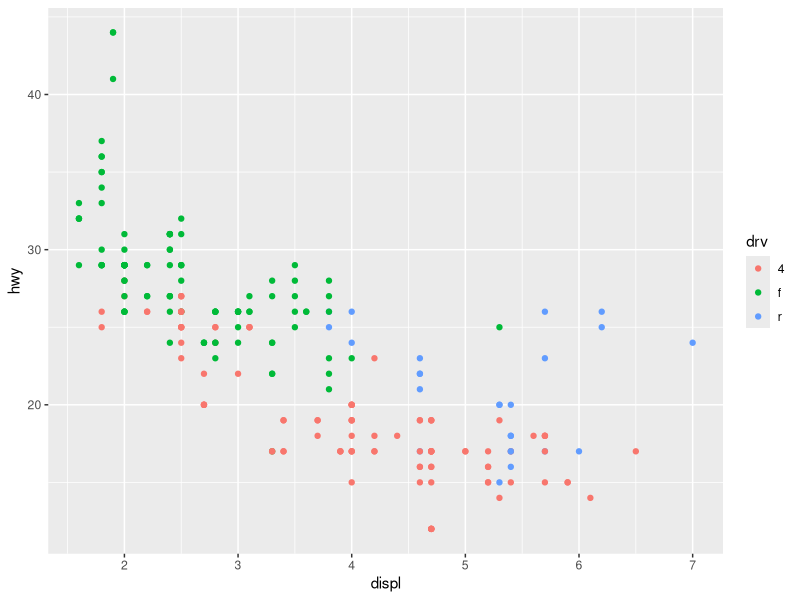
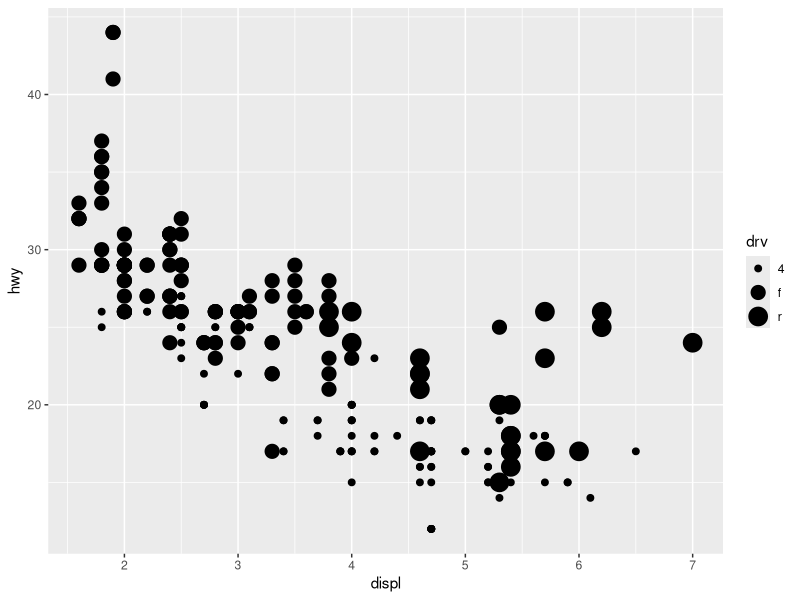
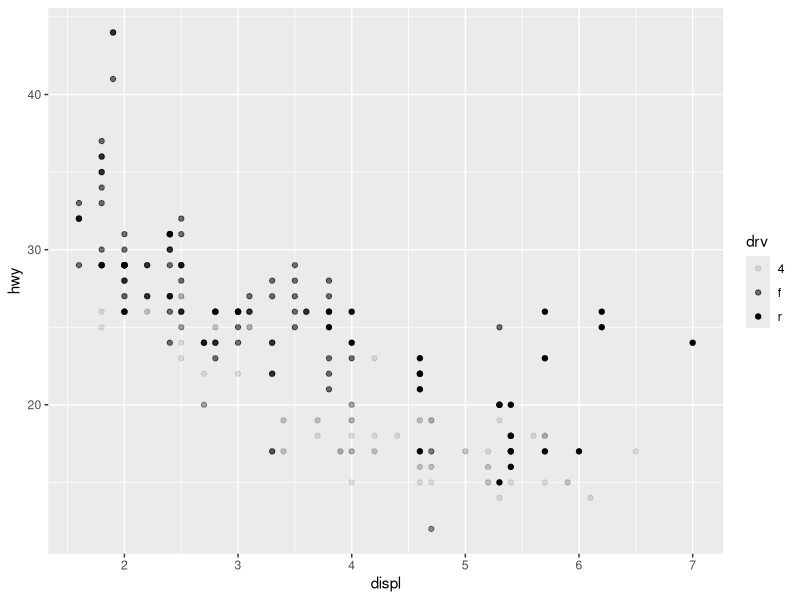
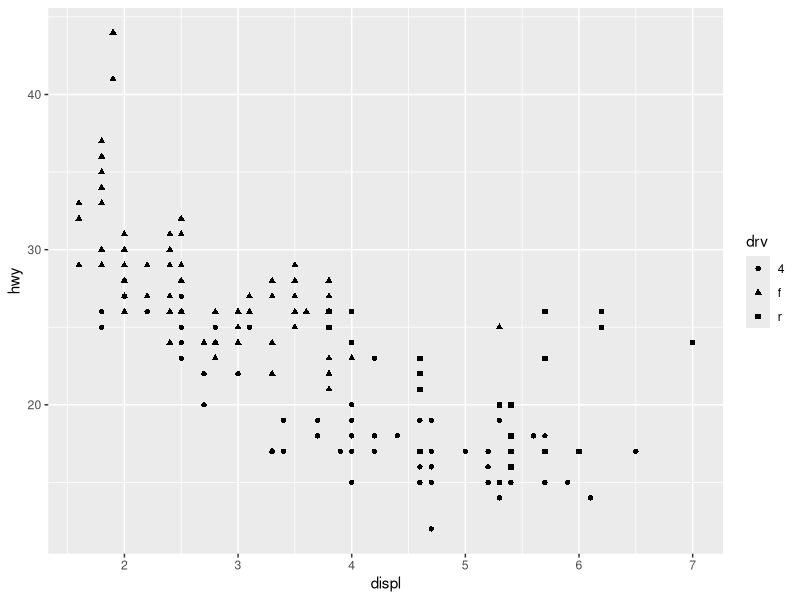
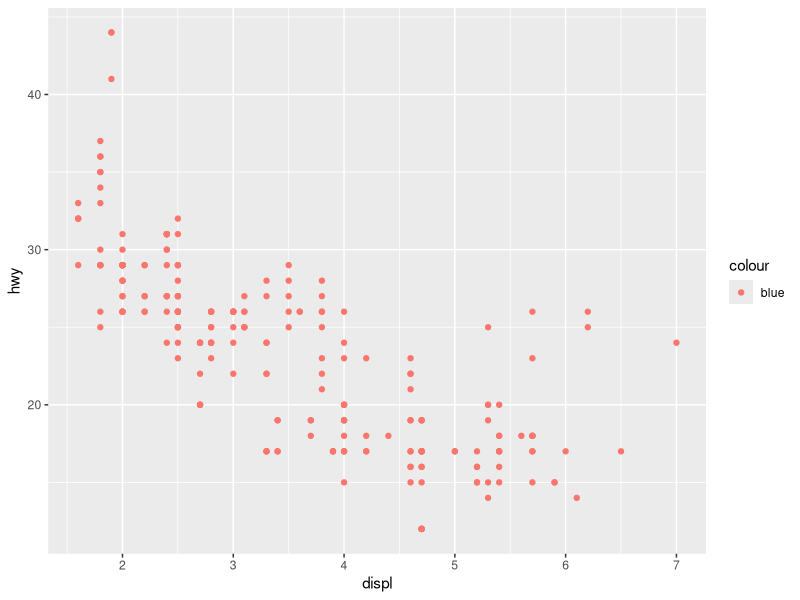
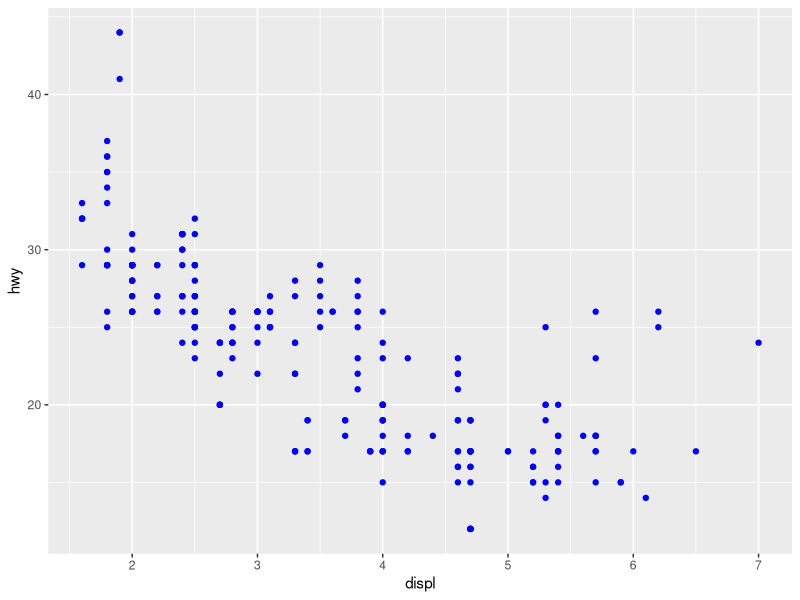
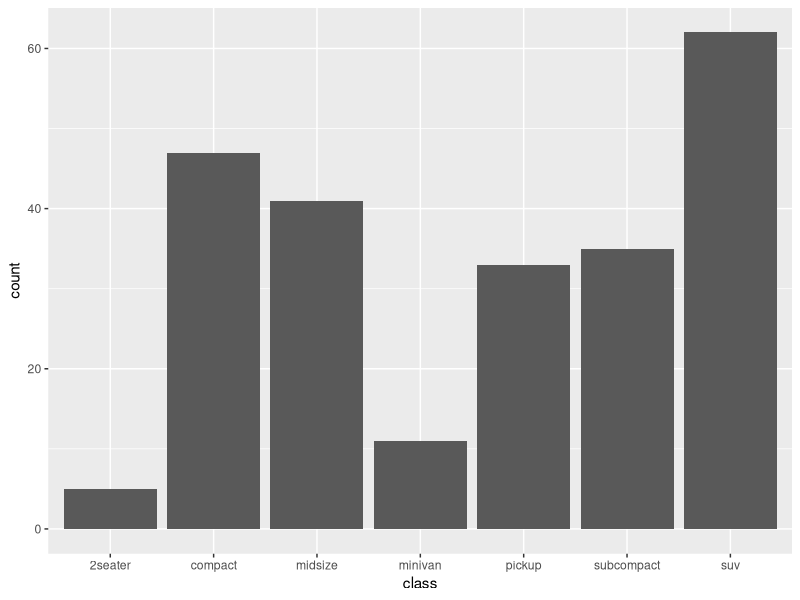
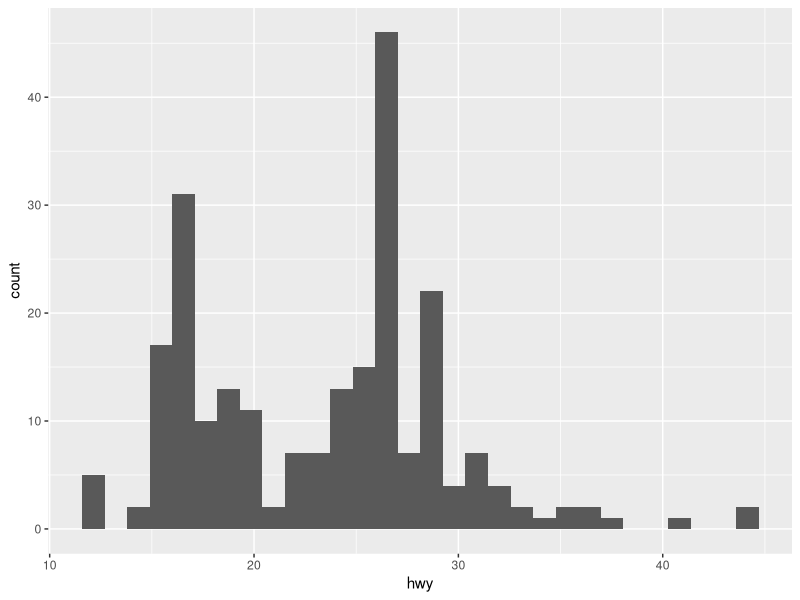

Reproduce these figures in R, in order.
## ---- chunk 1
knitr::opts_chunk$set(echo = TRUE)
## ---- chunk 2
library(tidyverse)

data(mpg)
head(mpg)
## ---- chunk 3
base = ggplot(data = mpg)
base + geom_point(aes(x = displ, y = hwy, color = drv))
base + geom_point(aes(x = displ, y = hwy, size  = drv))
base + geom_point(aes(x = displ, y = hwy, alpha = drv))
base + geom_point(aes(x = displ, y = hwy, shape = drv))
## ---- chunk 4
base + geom_point(aes(x = displ, y = hwy, color = "blue"))
base + geom_point(aes(x = displ, y = hwy),color = "blue")
## ---- chunk 5
base + geom_bar(aes(x = class))
## ---- chunk 6
base + geom_histogram(aes(x = hwy))
base + geom_histogram(aes(x = hwy), binwidth = 5)
## ---- chunk 7
base + geom_freqpoly(aes(x = hwy))
## ---- chunk 8
base + geom_density(aes(x = hwy))
## ---- chunk 9
base + geom_dotplot(aes(x = hwy))
## ---- chunk 10
base + geom_point(aes(x = displ, y =hwy))
## ---- chunk 11
base + 
  geom_point(aes(x = displ, y =hwy)) + 
  geom_smooth(aes(x = displ, y =hwy), method = "lm")

base + 
  geom_point(aes(x = displ, y =hwy)) + 
  geom_smooth(aes(x = displ, y =hwy), method = "loess")

base + 
  geom_point(aes(x = displ, y =hwy)) + 
  geom_smooth(aes(x = displ, y =hwy), method = "loess") +
  geom_rug(aes(x = displ, y =hwy))
## ---- chunk 12
base + 
  geom_bar(aes(x = drv, y =hwy), stat = "identity")
## ---- chunk 13
ggplot(mpg) +
  geom_boxplot(aes(x = drv, y = hwy)) 
## ---- chunk 14
ggplot(mpg) +
  geom_violin(aes(x = drv, y = hwy))
## ---- chunk 15
ggplot(mpg) +
  geom_point(aes(x = drv, y = hwy)) +
  geom_boxplot(aes(x = drv, y = hwy))

ggplot(mpg) +
  geom_point(aes(x = drv, y = hwy), position = "jitter") +
  geom_boxplot(aes(x = drv, y = hwy))
## ---- chunk 16
ggplot(mpg) +
  geom_hex(aes(x = displ, y = hwy)) 
## ---- chunk 17
y <- c(18, 11, 16)
df <- data.frame(x = 1:3, y = y, se = c(1.2, 0.5, 1.0))

base <- ggplot(df, aes(x, y, ymin = y - se, ymax = y + se))
base + geom_crossbar()
base + geom_pointrange()
## ---- chunk 18
ht_data  = expand.grid(X = 1:10, Y = 1:10)
ht_data$Value = runif(100, min = 1, max = 100)

ggplot(ht_data) + 
  geom_tile(aes(x = X, y = Y, fill = Value))
## ---- chunk 19
ggplot(mpg) +
  geom_point(aes(x = drv, y = hwy), position = "jitter") +
  geom_boxplot(aes(x = drv, y = hwy))
## ---- chunk 20
base = ggplot(data = mpg)
base + geom_point(aes(displ, hwy, colour = drv)) + facet_null()

base + geom_point(aes(displ, hwy, colour = drv)) + facet_wrap(~class)

base + geom_point(aes(displ, hwy, colour = drv)) + facet_wrap(~class, scales = "free_x")

base + geom_point(aes(displ, hwy, colour = drv)) + facet_grid(year~class, scales = "free")
## ---- chunk 21
df1 <- data.frame(x = 1:3, y = 1:3, gender = c("f", "f", "m"))
df2 <- data.frame(x = 2, y = 2)

ggplot(df1, aes(x, y)) + 
  geom_point(data = df2, colour = "red", size = 2) + 
  geom_point() + 
  facet_wrap(~gender)
## ---- chunk 22
base <- ggplot(mpg, aes(displ, hwy)) + 
  geom_point() + 
  geom_smooth()
## ---- chunk 23
base + scale_x_continuous(limits = c(4, 6))
## ---- chunk 24
base + coord_cartesian(xlim = c(4, 6))
## ---- chunk 25
ggplot(mpg, aes(displ, cty)) + 
  geom_point() + 
  geom_smooth()

ggplot(mpg, aes(cty, displ)) + 
  geom_point() + 
  geom_smooth()

ggplot(mpg, aes(displ, cty)) + 
  geom_point() + 
  geom_smooth() + 
  coord_flip()
## ---- chunk 26
ggplot(mpg, aes(displ, cty)) + 
  geom_point() + 
  geom_smooth() 

ggplot(mpg, aes(displ, cty)) + 
  geom_point() + 
  geom_smooth() +
  coord_fixed(ratio = 0.2)
## ---- chunk 27
base <- ggplot(diamonds, aes(carat, price)) + 
  stat_bin2d() + 
  geom_smooth(method = "lm") + 
  xlab(NULL) + 
  ylab(NULL) + 
  theme(legend.position = "none")
base

# Better fit on log scale, but harder to interpret
base +
  scale_x_log10() + 
  scale_y_log10()

# Fit on log scale, then backtransform to original.
# Highlights lack of expensive diamonds with large carats
pow10 <- scales::exp_trans(10)
base +
  scale_x_log10() + 
  scale_y_log10() + 
  coord_trans(x = pow10, y = pow10)
## ---- chunk 28
base <- ggplot(mtcars, aes(factor(1), fill = factor(cyl))) +
  geom_bar(width = 1) + 
  theme(legend.position = "none") + 
  scale_x_discrete(NULL, expand = c(0, 0)) +
  scale_y_continuous(NULL, expand = c(0, 0))

# Stacked barchart
base

# Pie chart
base + coord_polar(theta = "y")

# The bullseye chart
base + coord_polar()
